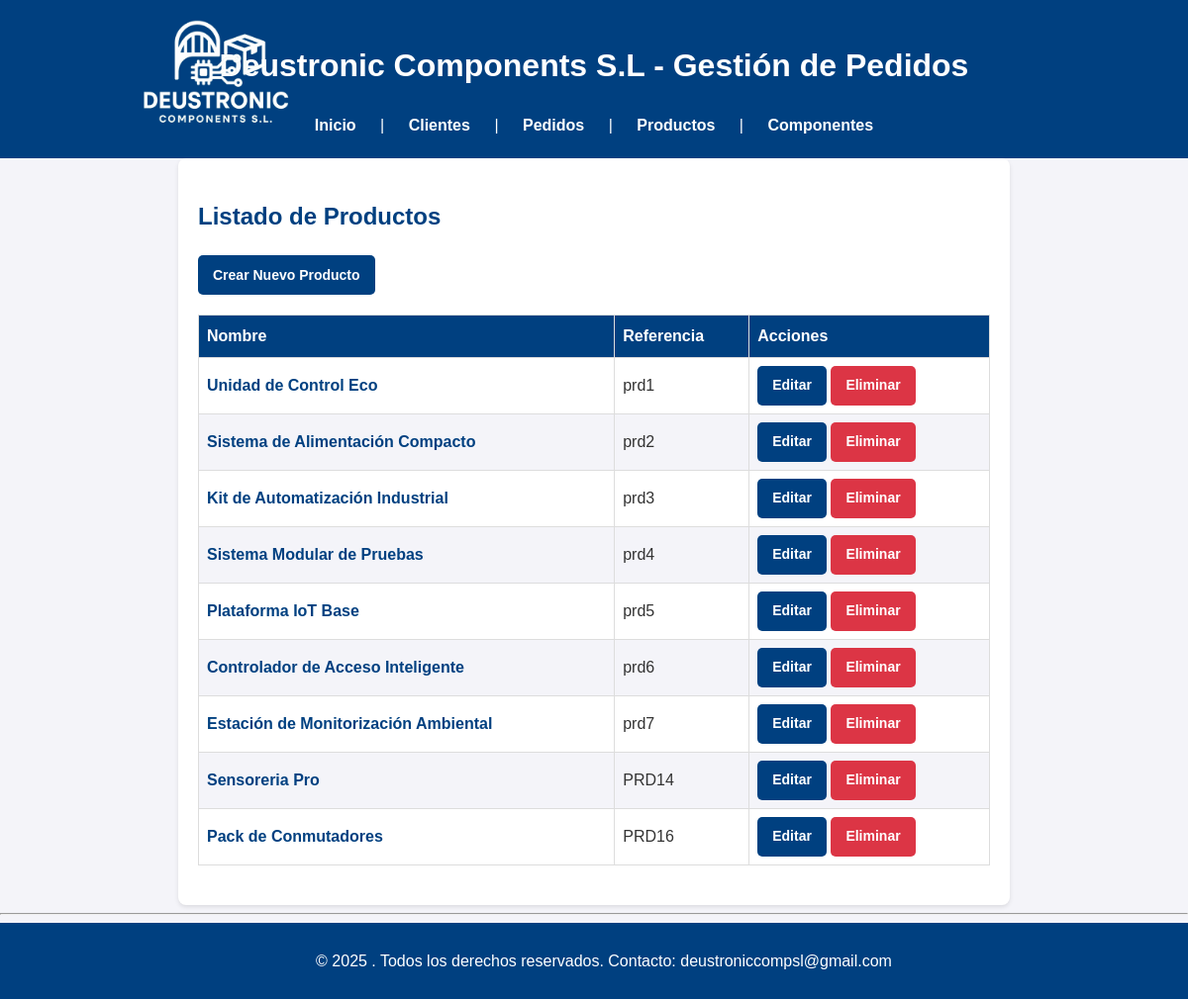
/productos/, run on the app's committed database.
### appEntrega/models.py (models this page shows, shortened)
class Producto(models.Model):
    referencia = models.CharField(max_length=50, unique=True)
    nombre = models.CharField(max_length=100)
    descripcion = models.TextField()
    categoria = models.CharField(max_length=100)
    componentes = models.ManyToManyField(Componente, related_name='productos')

### appEntrega/views.py (the view)
# urls.py: path("productos/", ProductoListView.as_view(), name="producto_listado"),
class ProductoListView(ListView):
    model = Producto
    template_name = 'producto_listado.html'
    context_object_name = 'productos'

### appEntrega/templates/producto_listado.html (shortened to what this page needs)
{% extends "base.html" %}
{% block content %}
<h2>Listado de Productos</h2>
<a href="{% url 'producto_crear' %}" class="button">Crear Nuevo Producto</a>
<table>
    <thead>
        <tr>
            <th>Nombre</th>
            <th>Referencia</th>
            <th>Acciones</th>
        </tr>
    </thead>
    <tbody>
        {% for producto in productos %}
        <tr>
            <td><a href="{% url 'producto_detalle' producto.id %}" class="detalle_link">{{ producto.nombre }}</a></td>
            <td>{{ producto.referencia }}</td>
            <td>
                <a href="{% url 'producto_editar' producto.id %}" class="button">Editar</a>
                <a href="{% url 'producto_eliminar' producto.id %}" class="btn-eliminar">Eliminar</a>
            </td>
        </tr>
        {% empty %}
        <tr>
            <td colspan="4">No hay productos registrados.</td>
        </tr>
        {% endfor %}
    </tbody>
</table>
{% endblock %}

### appEntrega/static/CSS/stylesheet.css (style rules this page uses)
body { font-family: 'Arial', sans-serif; line-height: 1.6; margin: 0; padding: 0; background-color: #f4f4f9; color: #333; }
h2 { color: #004080; margin-bottom: 20px; }
button, a.button { display: inline-flex; align-items: center; justify-content: center; background-color: #004080; color: white; padding: 10px 15px; text-decoration: none; border: none; border-radius: 5px; cursor: pointer; font-size: 14px; font-weight: bold; text-align: center; transition: background-color 0.3s, color 0.3s; height: 40px; box-sizing: border-box; }
table { width: 100%; border-collapse: collapse; margin: 20px 0; font-size: 16px; text-align: left; }
table th, table td { border: 1px solid #ddd; padding: 8px; }
table th { background-color: #004080; color: white; }
table tr:nth-child(even) { background-color: #f4f4f9; }
.btn-eliminar { display: inline-flex; align-items: center; justify-content: center; background-color: #dc3545; color: white; padding: 10px 15px; text-decoration: none; border: none; border-radius: 5px; cursor: pointer; font-size: 14px; font-weight: bold; text-align: center; transition: background-color 0.3s ease, color 0.3s ease; height: 40px; box-sizing: border-box; }
a.detalle_link { color: #004080; text-decoration: none; font-weight: bold; transition: color 0.3s; }

### data on the page
Producto: nombre "Unidad de Control Eco", referencia "prd1"
Producto: nombre "Sistema de Alimentación Compacto", referencia "prd2"
Producto: nombre "Kit de Automatización Industrial", referencia "prd3"
Producto: nombre "Sistema Modular de Pruebas", referencia "prd4"
Producto: nombre "Plataforma IoT Base", referencia "prd5"
Producto: nombre "Controlador de Acceso Inteligente", referencia "prd6"
Producto: nombre "Estación de Monitorización Ambiental", referencia "prd7"
Producto: nombre "Sensoreria Pro", referencia "PRD14"
Producto: nombre "Pack de Conmutadores", referencia "PRD16"
